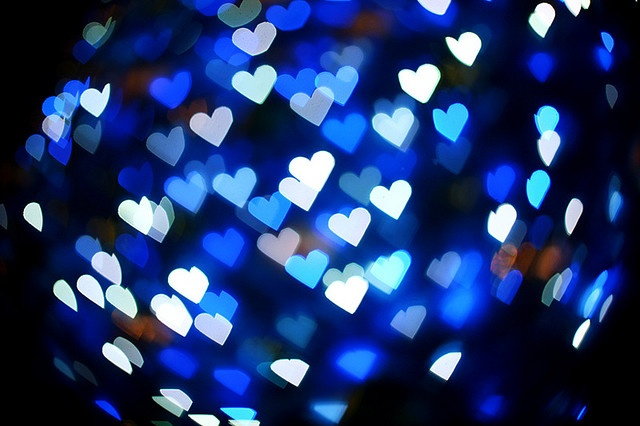
#> input picture tp9/img/hearts.jpg, 640 x 426 px
$ python sobel.py   (older library calls are emulated)
#> lines starting #> are read from the running program, lines starting #| are printed output that depends on the picture
import numpy
import scipy
from scipy import ndimage
from scipy import ndimage
import  matplotlib.pyplot as plt

im = scipy.misc.imread("hearts.jpg")
#> im is the input picture: shape (426, 640, 3); mean R, G, B 31.5, 53.6, 105.9
im = im.astype('int32')
dx = ndimage.sobel(im, 0)  # horizontal derivative
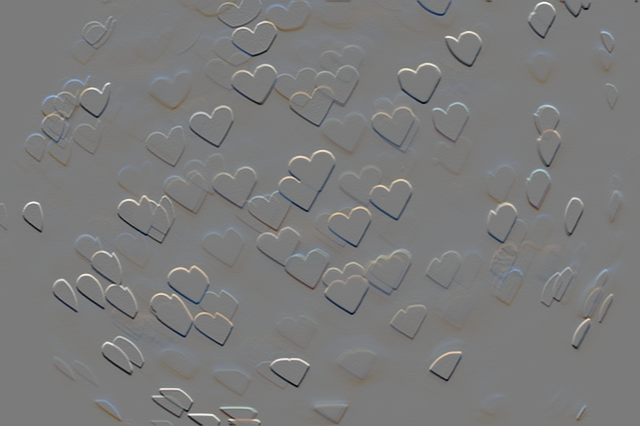
#> dx: shape (426, 640, 3) int32; mean R, G, B -1.2, -2.4, -4.3; drawn with min black and max white
scipy.misc.imsave('hxS.jpg', dx)
dy = ndimage.sobel(im, 1)  # vertical derivative
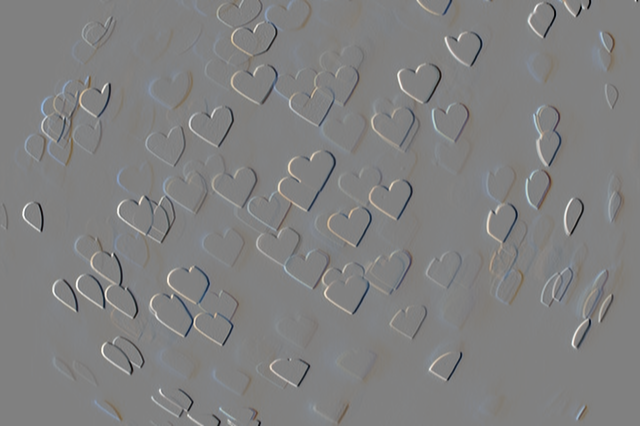
#> dy: shape (426, 640, 3) int32; mean R, G, B 0, 0, 0; drawn with min black and max white
scipy.misc.imsave('hdyS.jpg',dy)
mag = numpy.hypot(dx, dy)  # magnitude
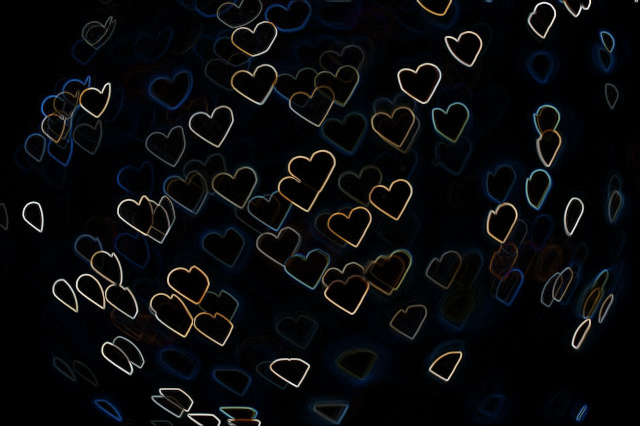
#> mag: shape (426, 640, 3) float64; mean R, G, B 158.3, 172.5, 201; drawn with min black and max white
mag *= 255.0 / numpy.max(mag)  # normalize (Q&D)
scipy.misc.imsave('hS.jpg', mag)
